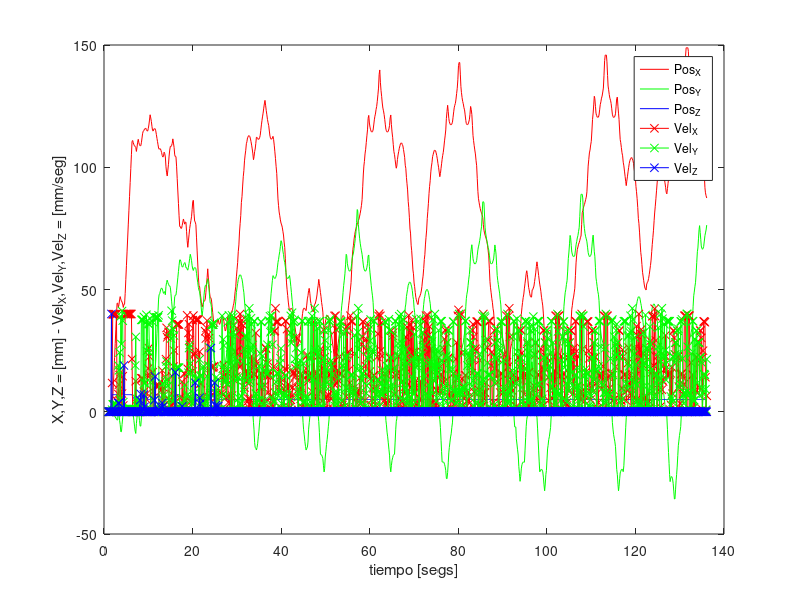

The MATLAB script that drew this image:
A = dlmread("log.txt");
%A = B(12:60,:); %aceleracion insuficiente
%A = B(79:260,:); %acc suficiente
plot (A(:,7),A(:,1),"r;Pos_X  ;",A(:,7),A(:,2),"g;Pos_Y  ;",A(:,7),A(:,3),"b;Pos_Z  ;",A(:,7),A(:,4),"-xr;Vel_X  ;",A(:,7),A(:,5),"-xg;Vel_Y  ;",A(:,7),A(:,6),"-xb;Vel_Z  ;");
xlabel("tiempo [segs]");
ylabel("X,Y,Z = [mm] - Vel_X,Vel_Y,Vel_Z = [mm/seg]");
%A(:,4:6)=A(:,4:6)*200;
%plot (A(:,7),A(:,1:6),"-+k;z;")


